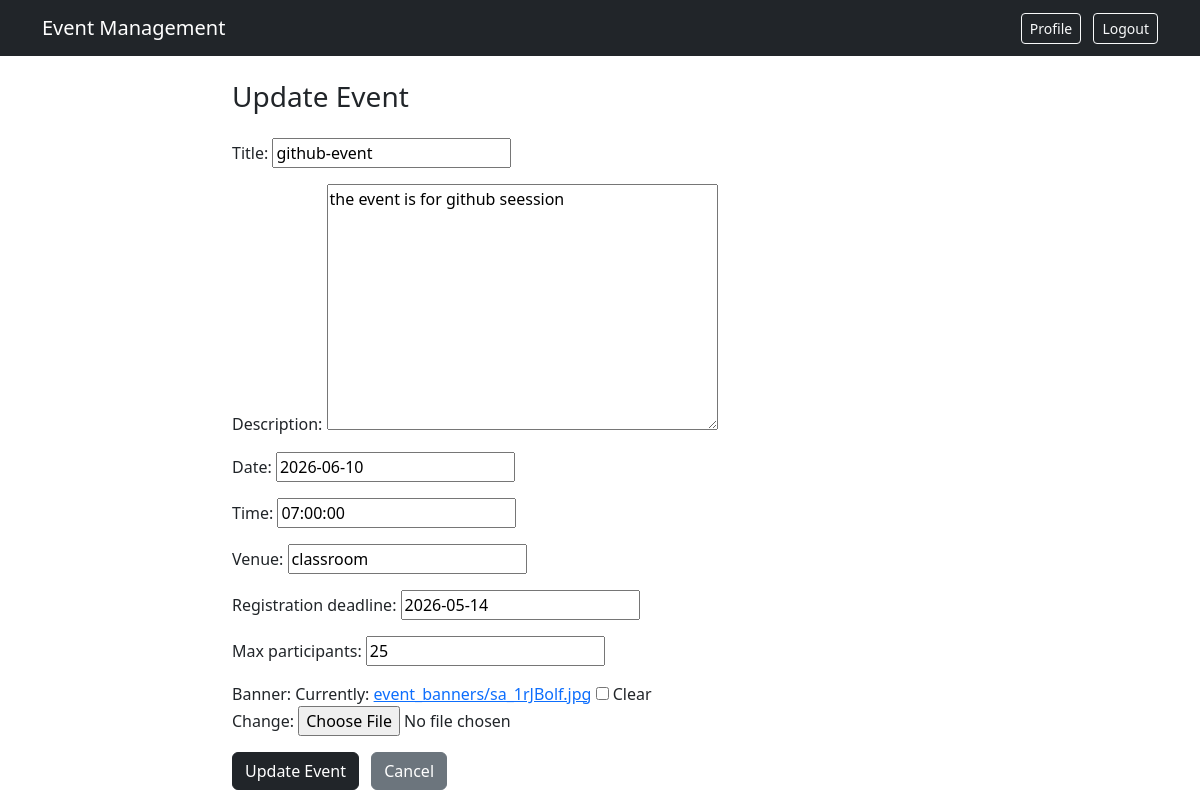
Page /update/7/ (signed in) on the committed database.
### events/models.py (models this page shows, shortened)
class Event(models.Model):
    title=models.CharField(max_length=100)
    description=models.TextField(blank=True)
    date=models.DateField()
    time=models.TimeField()
    venue=models.CharField(max_length=100)
    registration_deadline=models.DateField()
    max_participants=models.IntegerField()
    banner=models.ImageField(upload_to="event_banners/",null=True,blank=True)
    created_at=models.DateTimeField(auto_now_add=True)

### events/views.py (the view)
# urls.py: path('update/<int:id>/',views.updateEvent,name="updateEvent"),
@staff_member_required(login_url='login')
def updateEvent(request,id):
    event=Event.objects.get(id=id)
    form=Eventform(instance=event)
    if request.method=='POST':
        form=Eventform(request.POST,request.FILES,  instance=event)
        if form.is_valid():
            form.save()
            return redirect("/")
    context={'form':form}
    return render(request,'events/create_event.html',context)

### events/form.py
class Eventform(ModelForm):
    class Meta:
        model=Event
        fields='__all__'
        exclude=['created_at']

### events/templates/events/create_event.html (shortened to what this page needs)
{% extends 'events/base.html' %}
{% block content %}
<div class="row justify-content-center">
    <div class="col-md-8">
        <h3 class="mb-4">
            {% if form.instance.pk %}
                Update Event
            {% else %}
                Create Event
            {% endif %}
        </h3>
        <form method="post" enctype="multipart/form-data">
            {{ form.as_p }}
            <button type="submit" class="btn btn-dark">
                {% if form.instance.pk %}
                    Update Event
                {% else %}
                    Create Event
                {% endif %}
            </button>
            <a href="/" class="btn btn-secondary ms-2">Cancel</a>
        </form>
    </div>
</div>
{% endblock %}

### rows in the picture
Event: title "github-event", description "the event is for github seession", date "2026-06-10", time "07:00:00", venue "classroom", registration_deadline "2026-05-14", max_participants "25"
